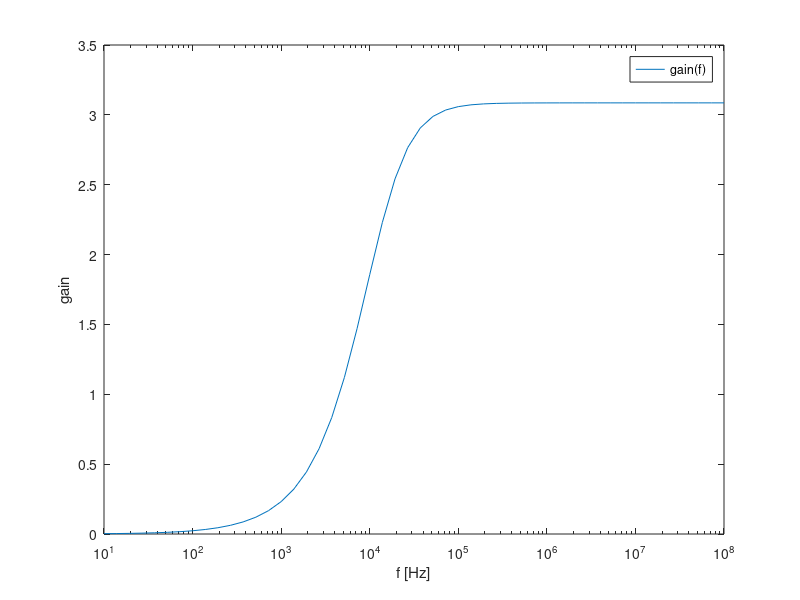
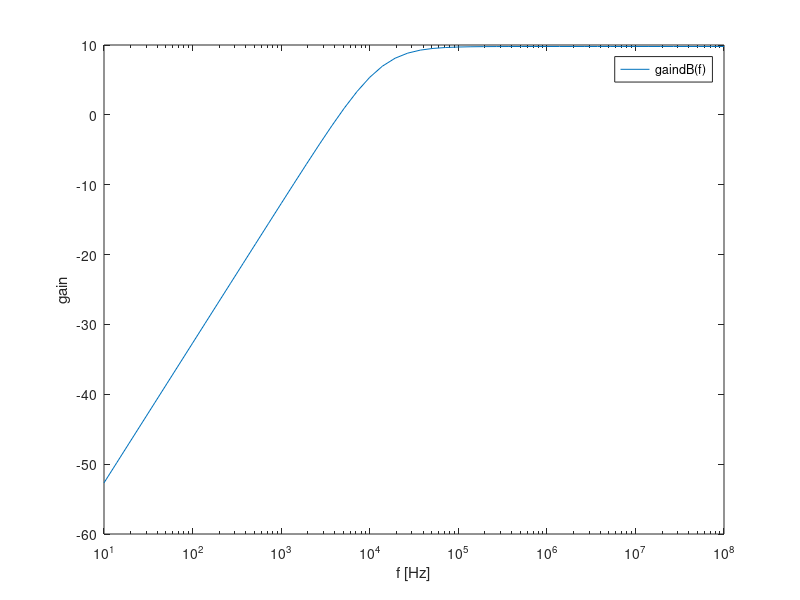

Write MATLAB code to recreate these figures, in order.
close all
clear all
format long

f = 100e3;
w = 2*pi*f;


%gain stage

VT=25e-3
BFN=178.7
VAFN=69.7
VBEON=0.7


RE1=100
RC1=1000
RB1=80000
RB2=20000
VCC=12
RS=100

Ci=1e-3;
Cb=1e-3;
Co=1e-6;
RL=8;
Vinput=1;

%op
RB=1/(1/RB1+1/RB2)
VEQ=RB2/(RB1+RB2)*VCC
IB1=(VEQ-VBEON)/(RB+(1+BFN)*RE1)
IC1=BFN*IB1
IE1=(1+BFN)*IB1
VE1=RE1*IE1
VO1=VCC-RC1*IC1
VCE=VO1-VE1


%incremental
gm1=IC1/VT
rpi1=BFN/gm1
ro1=VAFN/IC1

RSB=RB*RS/(RB+RS)

%ac
AV1 = RSB/RS * RC1*(RE1-gm1*rpi1*ro1)/((ro1+RC1+RE1)*(RSB+rpi1+RE1)+gm1*RE1*ro1*rpi1 - RE1^2)
AVI_DB = 20*log10(abs(AV1))
AV1simple = RB/(RB+RS) * gm1*RC1/(1+gm1*RE1)
AVIsimple_DB = 20*log10(abs(AV1simple))

RE1=0
AV1 = RSB/RS * RC1*(RE1-gm1*rpi1*ro1)/((ro1+RC1+RE1)*(RSB+rpi1+RE1)+gm1*RE1*ro1*rpi1 - RE1^2)
AVI_DB = 20*log10(abs(AV1))
AV1simple =  - RSB/RS * gm1*RC1/(1+gm1*RE1)
AVIsimple_DB = 20*log10(abs(AV1simple))

RE1=100
ZI1 = 1/(1/RB+1/(((ro1+RC1+RE1)*(rpi1+RE1)+gm1*RE1*ro1*rpi1 - RE1^2)/(ro1+RC1+RE1)))
ZX = ro1*((RSB+rpi1)*RE1/(RSB+rpi1+RE1))/(1/(1/ro1+1/(rpi1+RSB)+1/RE1+gm1*rpi1/(rpi1+RSB)))
ZX = ro1*(   1/RE1+1/(rpi1+RSB)+1/ro1+gm1*rpi1/(rpi1+RSB)  )/(   1/RE1+1/(rpi1+RSB) ) 
ZO1 = 1/(1/ZX+1/RC1)

RE1=0
ZI1 = 1/(1/RB+1/(((ro1+RC1+RE1)*(rpi1+RE1)+gm1*RE1*ro1*rpi1 - RE1^2)/(ro1+RC1+RE1)))
ZO1 = 1/(1/ro1+1/RC1)

%ouput stage
BFP = 227.3
VAFP = 37.2
RE2 = 100
VEBON = 0.7
VI2 = VO1
IE2 = (VCC-VEBON-VI2)/RE2
IC2 = BFP/(BFP+1)*IE2
VO2 = VCC - RE2*IE2

gm2 = IC2/VT
go2 = IC2/VAFP
gpi2 = gm2/BFP
ge2 = 1/RE2

AV2 = gm2/(gm2+gpi2+go2+ge2)
ZI2 = (gm2+gpi2+go2+ge2)/gpi2/(gpi2+go2+ge2)
ZO2 = 1/(gm2+gpi2+go2+ge2)

rpi2 = BFP/gm2;
ro2 = VAFP/IC2;
gm2 = IC2/VT;

%total
gB = 1/(1/gpi2+ZO1)
AV = (gB+gm2/gpi2*gB)/(gB+ge2+go2+gm2/gpi2*gB)*AV1
AV_DB = 20*log10(abs(AV))
ZI=ZI1
ZO=1/(go2+gm2/gpi2*gB+ge2+gB)

% GRANDEZAS PARA PÔR NAS TABELAS

%tabela zin/zout/gain
diary on
Zi = ZI
Zo = ZO
Zi1 = ZI1
Zo1 = ZO1
Zi2 = ZI2
Zo2 = ZO2
Gain = abs(AV)
Gain1 = abs(AV1)
Gain2 = abs(AV2)
diary off

%tabela op
diary on
Vbase = VEQ
Vcoll = -RC1*IC1+VCC
Vemit = VE1
Vemit2 = -RE2*IE2+VCC
Vin = 0
Vin2 = 0
Vout = 0
Vvcc = VCC
diary off

% FREQUENCY RESPONSE

freq=logspace(1,8);

for i=1:50
wfreq=2*pi*freq(i);
ZCI   = 1/(wfreq*j*Ci);
ZCB   = 1/(wfreq*j*Cb);
ZEB = 1/(1/RE1 + 1/ZCB);
zpi2  = 1/gpi2;
zo2   = 1/go2;
ZE2 = 1/(1/zo2 + 1/RE2);
ZCO   = 1/(wfreq*j*Co);


A = [ RS+ZCI+RB , -RB, 0 , 0 , 0 , 0 , 0; ...
 	    0 , -ZEB , -ro1, ZEB + ro1 + RC1, -RC1, 0, 0 ; ...
      0 , rpi1*gm1 , 1  , 0 , 0, 0 , 0  ; ...
      0 , 0 , 0  , -RC1, zpi2+RC1, ZE2 , -ZE2; ...
      0 , 0  , 0  , 0  , -1-zpi2*gm2 , 1  , 0 ; ...
      0, 0 , 0  , 0 , 0 , -ZE2, ZE2+ZCO+RL ; ...
      RB  , RB + rpi1 + ZEB , 0 , -ZEB  , 0 , 0 , 0 ];
        
B = [Vinput; 0; 0 ; 0 ; 0; 0; 0];

C = A\B;

Gain(i) = abs(C(7)*RL/Vinput);
GaindB(i) = 20*log10(abs(C(7)*RL/Vinput));

endfor

% Plot do gain com a frequência
hfa = figure;
semilogx(freq, Gain,";gain(f);");
xlabel ("f [Hz]");
ylabel ("gain");
print (hfa, "gain_octave.odg", "-depsc");

% Plot do gain em dB com a frequência
hfb = figure;
semilogx(freq, GaindB,";gaindB(f);");
xlabel ("f [Hz]");
ylabel ("gain");
print (hfb, "gaindb_octave.odg", "-depsc");


